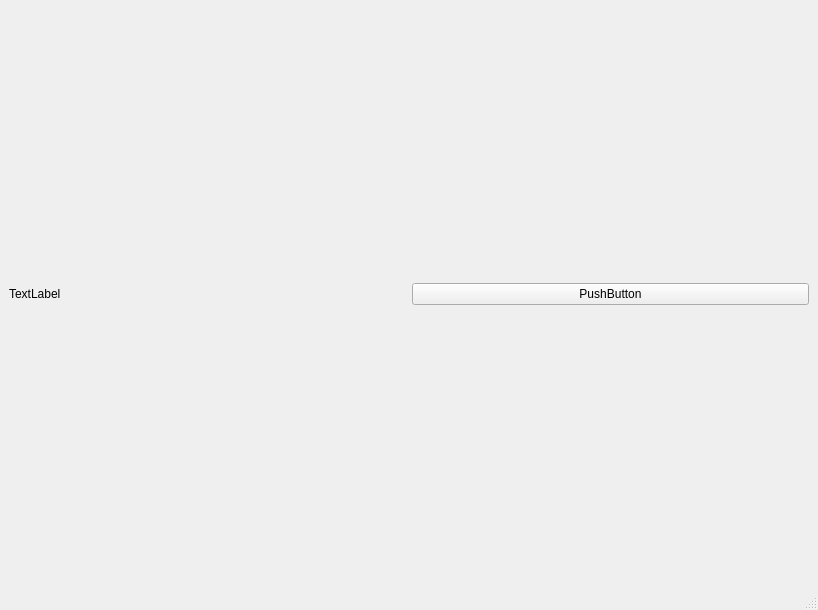
<?xml version="1.0" encoding="UTF-8"?>
<ui version="4.0">
 <class>MainWindow</class>
 <widget class="QMainWindow" name="MainWindow">
  <property name="geometry">
   <rect>
    <x>0</x>
    <y>0</y>
    <width>818</width>
    <height>610</height>
   </rect>
  </property>
  <property name="windowTitle">
   <string>MainWindow</string>
  </property>
  <widget class="QWidget" name="centralwidget">
   <layout class="QHBoxLayout" name="horizontalLayout">
    <item>
     <widget class="QLabel" name="label">
      <property name="text">
       <string>TextLabel</string>
      </property>
     </widget>
    </item>
    <item>
     <widget class="QPushButton" name="pushButton">
      <property name="text">
       <string>PushButton</string>
      </property>
     </widget>
    </item>
   </layout>
  </widget>
  <widget class="QMenuBar" name="menubar">
   <property name="geometry">
    <rect>
     <x>0</x>
     <y>0</y>
     <width>818</width>
     <height>30</height>
    </rect>
   </property>
  </widget>
  <widget class="QStatusBar" name="statusbar"/>
 </widget>
 <resources/>
 <connections/>
</ui>
